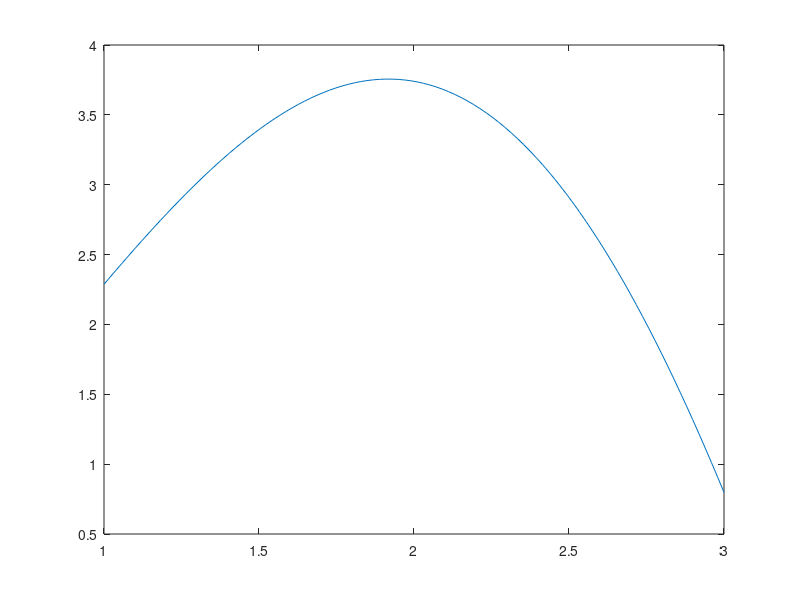
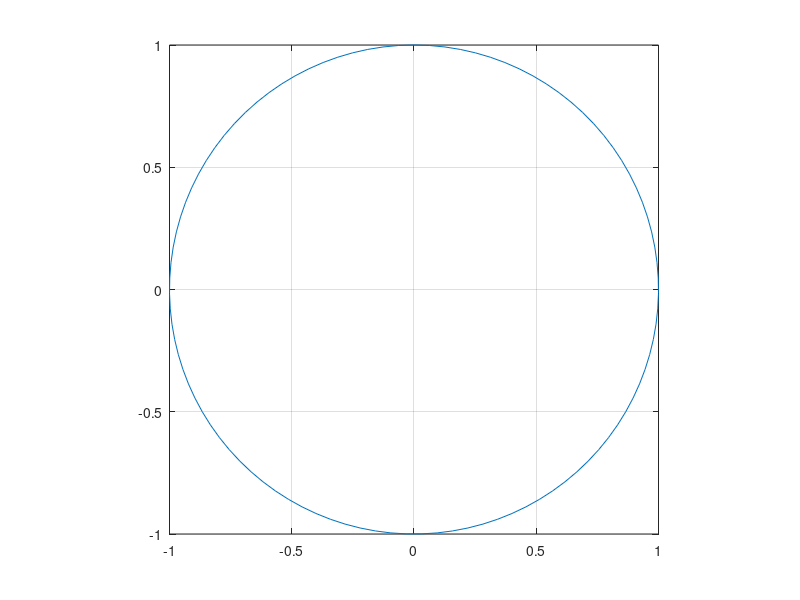
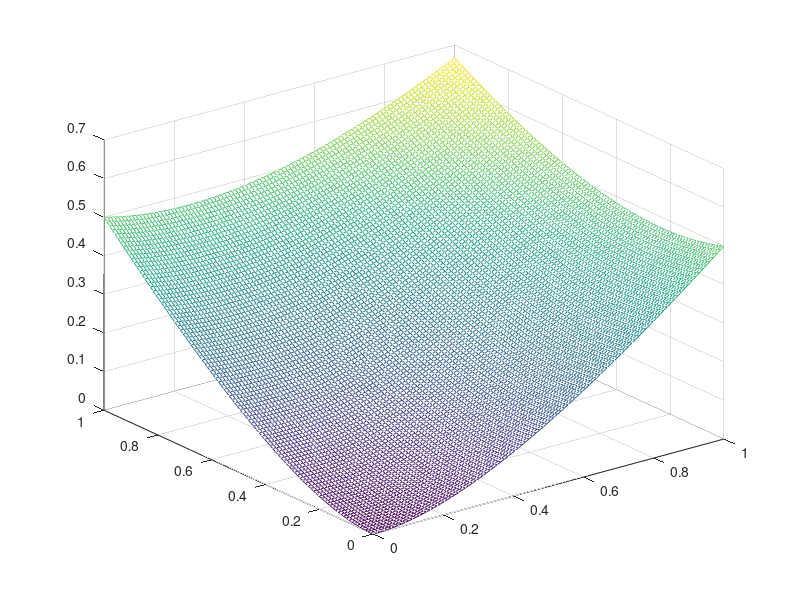

These figures' MATLAB source, in order:
x = linspace(1, 3);
t = linspace(0, 2*pi);
z  = linspace(0, 1);

f1 = @(x) sin(x) * exp(sqrt(x));
f3 = @(x, y) (x^2 + y^2) / (1 + x + y);

% figure poskrbi, da ze za vsak plot odpre novo okno
figure
plot(x, arrayfun(f1, x));

figure
x2 = sin(t);
y2 = cos(t);
plot(x2, y2);
grid on
pbaspect([1 1 1])

figure
[A, B] = meshgrid(z, z);
mesh(z, z, arrayfun(f3, A, B));
